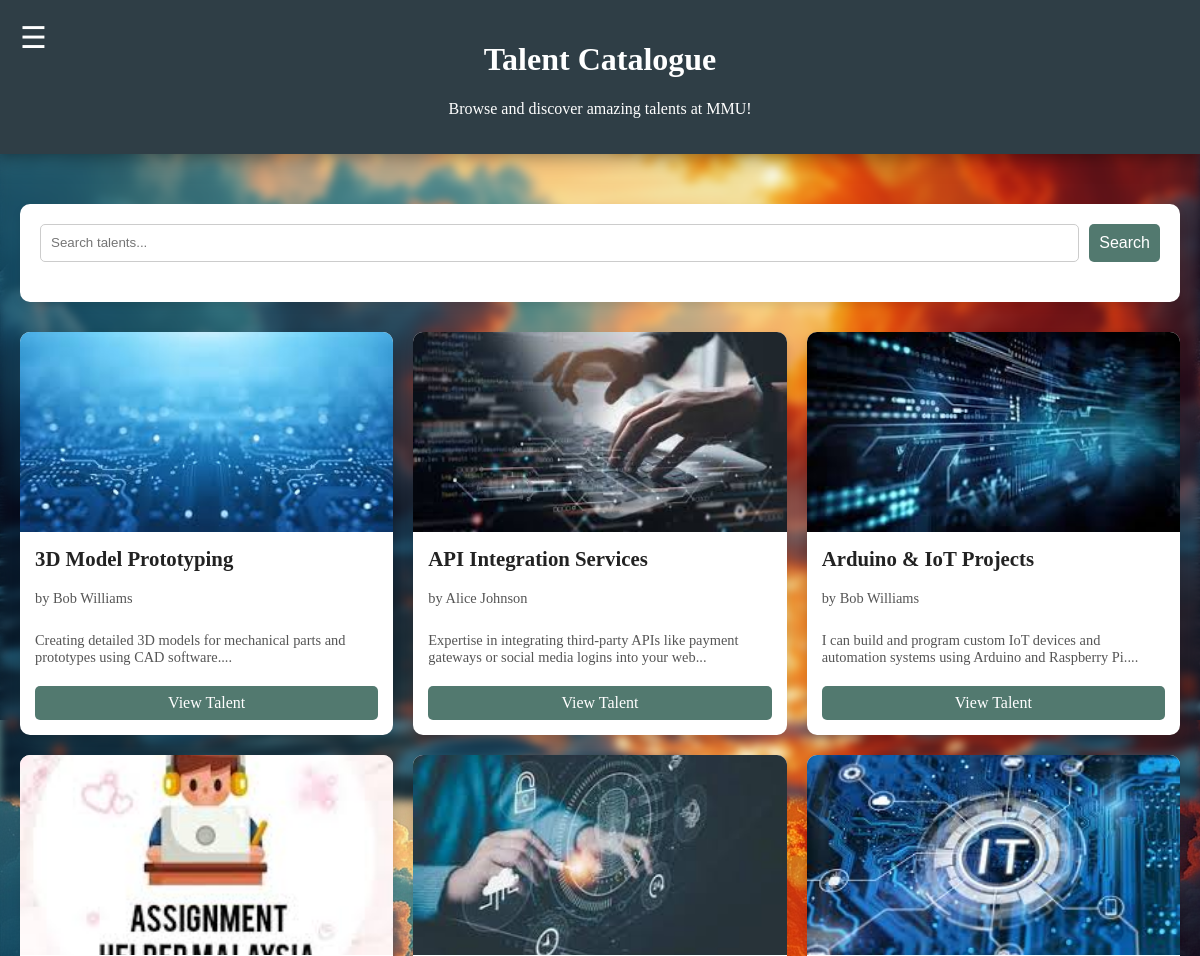
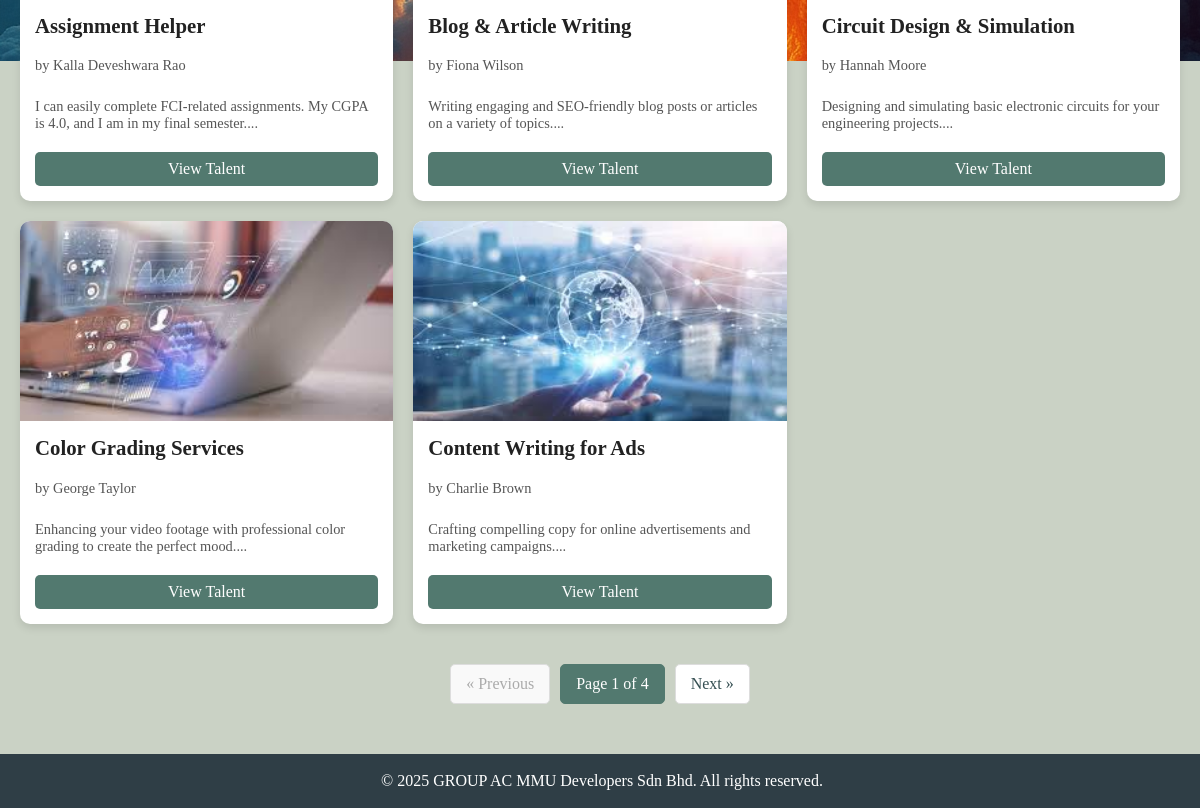
Page /talentCatalogue.php on the committed database (2 pictures, top to bottom).
### tables this page shows
CREATE TABLE `services` (
  `service_id` int(11) NOT NULL,
  `user_id` int(11) NOT NULL,
  `service_title` varchar(255) NOT NULL,
  `service_description` text DEFAULT NULL,
  `service_image` varchar(255) DEFAULT NULL,
  `service_price` decimal(10,2) NOT NULL DEFAULT 0.00
);

CREATE TABLE `users` (
  `user_id` int(11) NOT NULL,
  `name` varchar(100) DEFAULT NULL,
  `email` varchar(100) DEFAULT NULL,
  `phone_number` varchar(20) DEFAULT NULL,
  `password` varchar(255) DEFAULT NULL,
  `role` enum('student','admin') DEFAULT 'student',
  `created_at` timestamp NOT NULL DEFAULT current_timestamp(),
  `student_id` varchar(50) DEFAULT NULL,
  `faculty` varchar(100) DEFAULT NULL,
  `date_of_birth` date DEFAULT NULL,
  `about_me` text DEFAULT NULL,
  `profile_picture` varchar(255) DEFAULT 'default_avatar.png'
);

### talentCatalogue.php (the view, shortened to what this page needs)
<?php
require 'connection.php';
require 'header.php';
$limit = 8;
$page = isset($_GET['page']) ? (int)$_GET['page'] : 1;
$offset = ($page - 1) * $limit;
$search_query = isset($_GET['search']) ? trim($_GET['search']) : '';
$base_sql = "FROM services s JOIN users u ON s.user_id = u.user_id";
$where_clause = "";
$params = [];
$types = '';
$count_sql = "SELECT COUNT(*) as total " . $base_sql . $where_clause;
$count_stmt = $conn->prepare($count_sql);
$count_stmt->execute();
$total_talents = $count_stmt->get_result()->fetch_assoc()['total'];
$total_pages = ceil($total_talents / $limit);
$talents_sql = "SELECT s.service_id, s.service_title, s.service_description, s.service_image, u.name as user_name " . $base_sql . $where_clause . " ORDER BY s.service_title ASC LIMIT ? OFFSET ?";
$types .= 'ii';
$params[] = $limit;
$params[] = $offset;
$stmt = $conn->prepare($talents_sql);
$stmt->bind_param($types, ...$params);
$stmt->execute();
$talents_result = $stmt->get_result();
?>
<body>
    <?php require 'navbar.php'; ?>
    <div id="main-content">
        <div class="title-container">
            <h1>Talent Catalogue</h1>
            <p style="color:white;">Browse and discover amazing talents at MMU!</p>
        </div>
        <section class="catalogue-section">
            <div class="search-filter-container">
                <form action="talentCatalogue.php" method="GET">
                    <input type="text" name="search" placeholder="Search talents..." value="<?php echo htmlspecialchars($search_query); ?>">
                    <button type="submit" class="form-button" style="width: auto;">Search</button>
                </form>
            </div>
            <div class="talents-grid">
                <?php if ($talents_result->num_rows > 0): ?>
                    <?php while ($talent = $talents_result->fetch_assoc()): ?>
                        <div class="talent-card">
                            <img src="images/uploads/talent_images/<?php echo htmlspecialchars($talent['service_image'] ?? 'service_placeholder.png'); ?>" alt="<?php echo htmlspecialchars($talent['service_title']); ?>">
                            <div class="talent-card-content">
                                <h3><?php echo htmlspecialchars($talent['service_title']); ?></h3>
                                <p>by <?php echo htmlspecialchars($talent['user_name']); ?></p>
                                <p><?php echo substr(htmlspecialchars($talent['service_description']), 0, 100); ?>...</p>
                                <a href="viewTalent.php?id=<?php echo $talent['service_id']; ?>" class="view-button">View Talent</a>
                            </div>
                        </div>
                    <?php endwhile; ?>
                <?php else: ?>
                    <p style="text-align: center; width: 100%; color: white; grid-column: 1 / -1;">No talents found matching your criteria.</p>
                <?php endif; ?>
            </div>
            <div class="pagination">
                <?php if ($page > 1): ?>
                    <a href="?page=<?php echo $page - 1; ?>&search=<?php echo urlencode($search_query); ?>">&laquo; Previous</a>
                <?php else: ?>
                    <span class="disabled">&laquo; Previous</span>
                <?php endif; ?>
                <span class="current-page"><?php echo "Page $page of $total_pages"; ?></span>
                <?php if ($page < $total_pages): ?>
                    <a href="?page=<?php echo $page + 1; ?>&search=<?php echo urlencode($search_query); ?>">Next &raquo;</a>
                <?php else: ?>
                    <span class="disabled">Next &raquo;</span>
                <?php endif; ?>
            </div>
        </section>
    </div>
    <?php require 'footer.php'; ?>
</body>
</html>

### css/style.css (style rules this page uses)
:root { --color-bg: #CAD2C5; --color-surface: #84A98C; --color-primary: #52796F; --color-text: #354F52; --color-title: #2F3E46; }
body { background-image: url("../css/background/background_image_2.png"); background-color: var(--color-bg); color: #222; margin: 0; padding: 0; }
body::before { content: ""; position: fixed; background-image: url("../css/background/background_image_2.png"); background-size: cover; top: 0; left: 0; height: 100vh; width: 100vw; z-index: -1; filter: blur(5px); }
.title-container { background-color: var(--color-title); font-family: "Copperplate Gothic", "Copperplate", fantasy; color: white; padding: 20px; text-align: center; box-shadow: 0 0px 20px rgba(0, 0, 0, 0.5); }
.form-button { width: 100%; padding: 10px; font-size: 1rem; background-color: var(--color-primary); color: white; border: none; border-radius: 5px; cursor: pointer; transition: background-color 0.3s ease; display: block; margin: 0; }

### talentCatalogue.php (style rules this page uses)
.catalogue-section { padding: 50px 20px; max-width: 1200px; margin: 0 auto; }
.search-filter-container { background-color: #fff; padding: 20px; border-radius: 10px; margin-bottom: 30px; box-shadow: 0 4px 8px rgba(0,0,0,0.1); }
.search-filter-container form { display: flex; gap: 10px; margin-bottom: 20px; }
.search-filter-container input[type="text"] { flex-grow: 1; padding: 10px; border: 1px solid #ccc; border-radius: 5px; }
.talents-grid { display: grid; grid-template-columns: repeat(auto-fit, minmax(280px, 1fr)); gap: 20px; }
.talent-card { background: #fff; border-radius: 10px; box-shadow: 0 4px 8px rgba(0,0,0,0.1); overflow: hidden; display: flex; flex-direction: column; }
.talent-card img { width: 100%; height: 200px; object-fit: cover; }
.talent-card-content { padding: 15px; flex-grow: 1; display: flex; flex-direction: column; justify-content: space-between; }
.talent-card-content h3 { margin-top: 0; font-size: 1.3em; margin-bottom: 5px; }
.talent-card-content p { font-size: 0.9em; color: #555; margin-bottom: 10px; flex-grow: 1; }
.talent-card-content .view-button { display: block; text-align: center; padding: 8px 15px; background-color: var(--color-primary); color: white; border-radius: 5px; text-decoration: none; margin-top: 10px; }
.pagination { display: flex; justify-content: center; align-items: center; margin-top: 40px; }
.pagination a, .pagination span { padding: 10px 15px; margin: 0 5px; text-decoration: none; color: var(--color-text); background-color: white; border: 1px solid #ddd; border-radius: 5px; }
.pagination .current-page { background-color: var(--color-primary); color: white; border-color: var(--color-primary); }
.pagination .disabled { color: #aaa; background-color: #f9f9f9; cursor: not-allowed; }

### rows in the picture
services: service_image (picture), service_title "3D Model Prototyping", user.name "Bob Williams", service_description "Creating detailed 3D models for mechanical parts and prototypes using CAD software."
services: service_image (picture), service_title "API Integration Services", user.name "Alice Johnson", service_description "Expertise in integrating third-party APIs like payment gateways or social media logins into your web"
services: service_image (picture), service_title "Arduino & IoT Projects", user.name "Bob Williams", service_description "I can build and program custom IoT devices and automation systems using Arduino and Raspberry Pi."
services: service_image (picture), service_title "Assignment Helper", user.name "Kalla Deveshwara Rao", service_description "I can easily complete FCI-related assignments. My CGPA is 4.0, and I am in my final semester."
services: service_image (picture), service_title "Blog & Article Writing", user.name "Fiona Wilson", service_description "Writing engaging and SEO-friendly blog posts or articles on a variety of topics."
services: service_image (picture), service_title "Circuit Design & Simulation", user.name "Hannah Moore", service_description "Designing and simulating basic electronic circuits for your engineering projects."
services: service_image (picture), service_title "Color Grading Services", user.name "George Taylor", service_description "Enhancing your video footage with professional color grading to create the perfect mood."
services: service_image (picture), service_title "Content Writing for Ads", user.name "Charlie Brown", service_description "Crafting compelling copy for online advertisements and marketing campaigns."

### other values in the picture
$page "1"
$total_pages "4"
